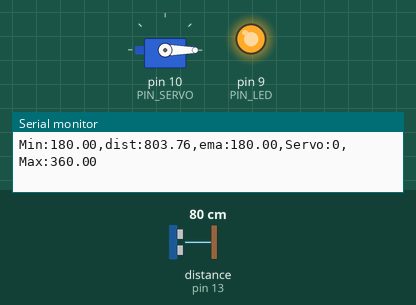
This sketch was run on a simulated Arduino Uno, built with avr-gcc and run on an emulated ATmega328P. Shown: servo, output pins drawn as LEDs (lit = HIGH), the last lines printed to the serial monitor. Wiring (inferred from the names in the program): ultrasonic range finder: trigger pin 12; echo pin 13. The test bench sets the inputs (shaded band); at power-on: distance to the obstacle (sensor on pin 13) 80 cm. The echo pulse lasts 58.3 µs per cm; pins used as bus, display or sensor lines are not drawn.

Above: at 1.2 s.
1.3 s: distance to the obstacle (sensor on pin 13) set to 39 cm
2.8 s: distance to the obstacle (sensor on pin 13) set to 35 cm
At 3.5 s:
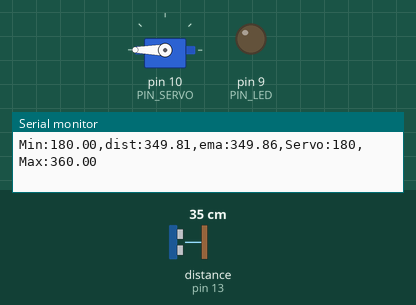
4.4 s: distance to the obstacle (sensor on pin 13) set to 2 cm
At 4.9 s:
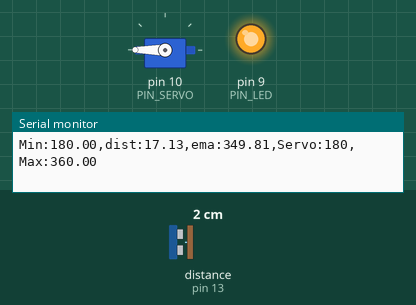
Timing chart, 0 to 7.4 s (numbered marks = the images above; inputs shaded):
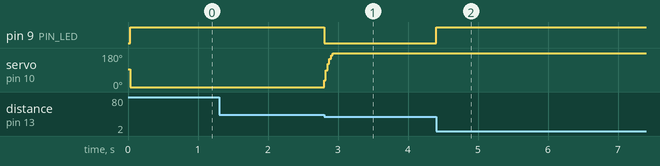

Measured:
- the behaviour switches between 36 and 35 cm on distance to the obstacle (sensor on pin 13) (found by bisection; images 0 and 1)
- after the input at 2.8 s, pin 9 (PIN_LED): HIGH → LOW at once; servo on pin 10 (PIN_SERVO): 0° → 180° at once
- after the input at 4.4 s, pin 9 (PIN_LED): LOW → HIGH at once

The sketch:

11_example_1.ino
```cpp
#include <Servo.h>

// Arduino pin assignment
#define PIN_LED   9   // LED active-low
#define PIN_TRIG  12  // sonar sensor TRIGGER
#define PIN_ECHO  13  // sonar sensor ECHO
#define PIN_SERVO 10  // servo motor

// configurable parameters for sonar
#define SND_VEL 346.0     // sound velocity at 24 celsius degree (unit: m/sec)
#define INTERVAL 25      // sampling interval (unit: msec)
#define PULSE_DURATION 10 // ultra-sound Pulse Duration (unit: usec)
#define _DIST_MIN 180.0   // minimum distance to be measured (unit: mm)
#define _DIST_MAX 360.0   // maximum distance to be measured (unit: mm)

#define TIMEOUT ((INTERVAL / 2) * 1000.0) // maximum echo waiting time (unit: usec)
#define SCALE (0.001 * 0.5 * SND_VEL) // coefficent to convert duration to distance

#define _EMA_ALPHA 0.3    // EMA weight of new sample (range: 0 to 1)
                          // Setting EMA to 1 effectively disables EMA filter.

// Target Distance
#define _TARGET_LOW  250.0
#define _TARGET_HIGH 290.0

// duty duration for myservo.writeMicroseconds()
// NEEDS TUNING (servo by servo)

#define _DUTY_MIN 150 // servo full clockwise position (0 degree)
#define _DUTY_NEU 1500 // servo neutral position (90 degree)
#define _DUTY_MAX 2850// servo full counterclockwise position (180 degree)

// global variables
float  dist_ema, dist_prev = _DIST_MAX; // unit: mm
unsigned long last_sampling_time;       // unit: ms

Servo myservo;

void setup() {
  // initialize GPIO pins
  pinMode(PIN_LED, OUTPUT);
  pinMode(PIN_TRIG, OUTPUT);    // sonar TRIGGER
  pinMode(PIN_ECHO, INPUT);     // sonar ECHO
  digitalWrite(PIN_TRIG, LOW);  // turn-off Sonar

  myservo.attach(PIN_SERVO);
  myservo.writeMicroseconds(_DUTY_NEU);

  // initialize USS related variables
  dist_prev = _DIST_MIN; // raw distance output from USS (unit: mm)

  // initialize serial port
  Serial.begin(57600);
}

void loop() {
  float  dist_raw, dist_filtered;

  // wait until next sampling time.
  // millis() returns the number of milliseconds since the program started.
  // will overflow after 50 days.
  if (millis() < last_sampling_time + INTERVAL)
    return;

  // get a distance reading from the USS
  dist_raw = USS_measure(PIN_TRIG, PIN_ECHO);

  // the range filter
  if ((dist_raw == 0.0) || (dist_raw > _DIST_MAX)) {
      digitalWrite(PIN_LED, 1);
      dist_filtered = dist_prev;
  } else if (dist_raw < _DIST_MIN) {
      digitalWrite(PIN_LED, 1);
      dist_filtered = dist_prev;
  } else {    // In desired Range
      digitalWrite(PIN_LED, 0);
      dist_filtered = dist_raw;
      dist_prev = dist_raw;
  }

  // Modify the below line to implement the EMA equation
  dist_ema = _EMA_ALPHA*dist_filtered + (1-_EMA_ALPHA)*dist_ema;

  // adjust servo position according to the USS read value
  if (dist_ema <= _DIST_MIN) {
    myservo.writeMicroseconds(_DUTY_MIN);
  } else if (dist_ema >= _DIST_MAX) {
    myservo.writeMicroseconds(_DUTY_MAX);
  } else {
    int duty = int(150 + ((dist_ema - 180.0)*15));
    myservo.writeMicroseconds(duty);
  }


  // output the distance to the serial port
  Serial.print("Min:");    Serial.print(_DIST_MIN);
  Serial.print(",dist:");   Serial.print(dist_raw);
  Serial.print(",ema:");  Serial.print(dist_ema);
  Serial.print(",Servo:"); Serial.print(myservo.read());
  Serial.print(",Max:");   Serial.print(_DIST_MAX);
  Serial.println("");

  // update last sampling time
  last_sampling_time += INTERVAL;
}

// get a distance reading from USS. return value is in millimeter.
float USS_measure(int TRIG, int ECHO)
{
  digitalWrite(TRIG, HIGH);
  delayMicroseconds(PULSE_DURATION);
  digitalWrite(TRIG, LOW);

  return pulseIn(ECHO, HIGH, TIMEOUT) * SCALE; // unit: mm
}
```
